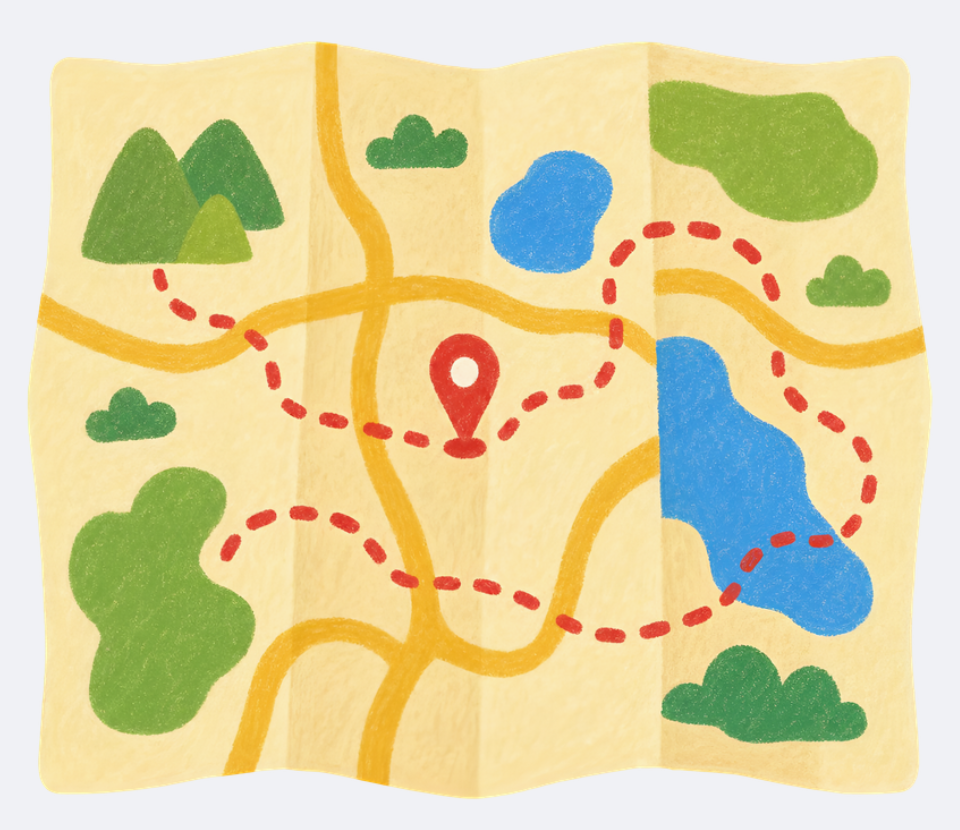
#> input picture _tools/crayon-paper.png, 960 x 830 px, found by its file name
$ python make_crayon_map.py
#> lines starting #> are read from the running program, lines starting #| are printed output that depends on the picture; after the words box and inside, x2 and y2 are one past the last pixel; in counts of white or black regions, pixels touching at a corner belong together
"""Builds assets/nl-crayon-world.png: the crayon folded-paper picture with a crayon-drawn world map on it.
Source paper: _tools/crayon-paper.png (cropped from the Canva map). Needs numpy, scipy, Pillow.  Run from the repo root."""
import re, json, numpy as np
from scipy import ndimage as nd
from PIL import Image
ROOT = '.'
a = np.array(Image.open(ROOT + '/_tools/crayon-paper.png').convert('RGB')).astype(float)
R, G, B = a[..., 0], a[..., 1], a[..., 2]
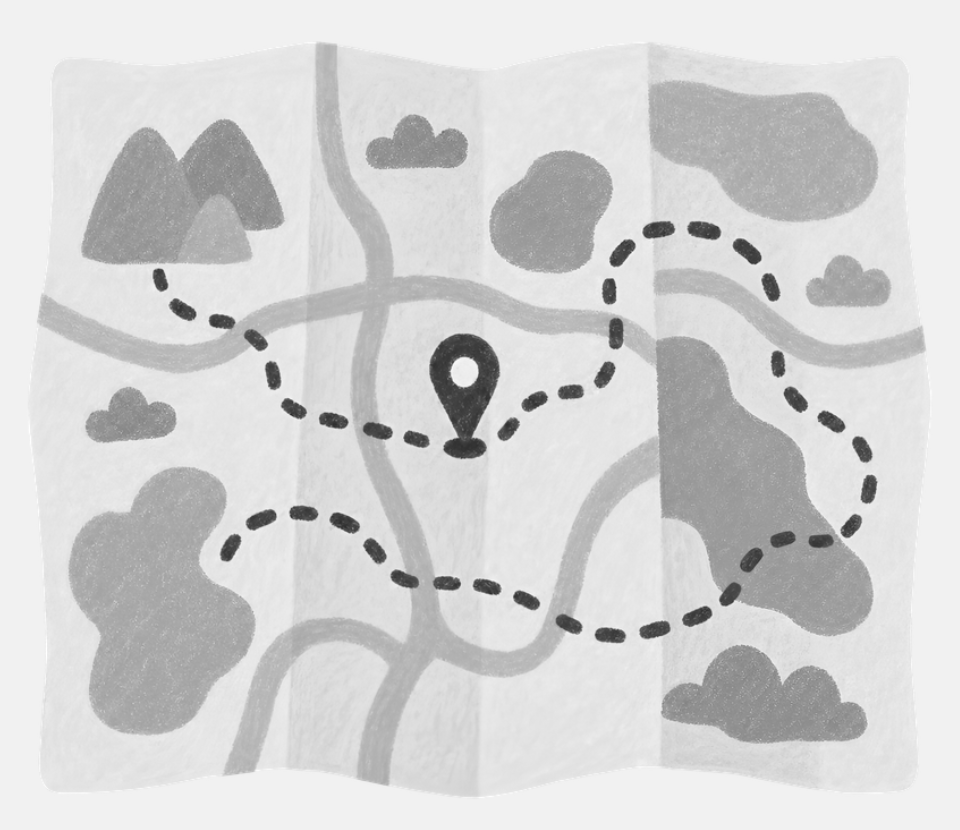
#> G: shape (830, 960) float64; min 39, max 255, mean 210.6
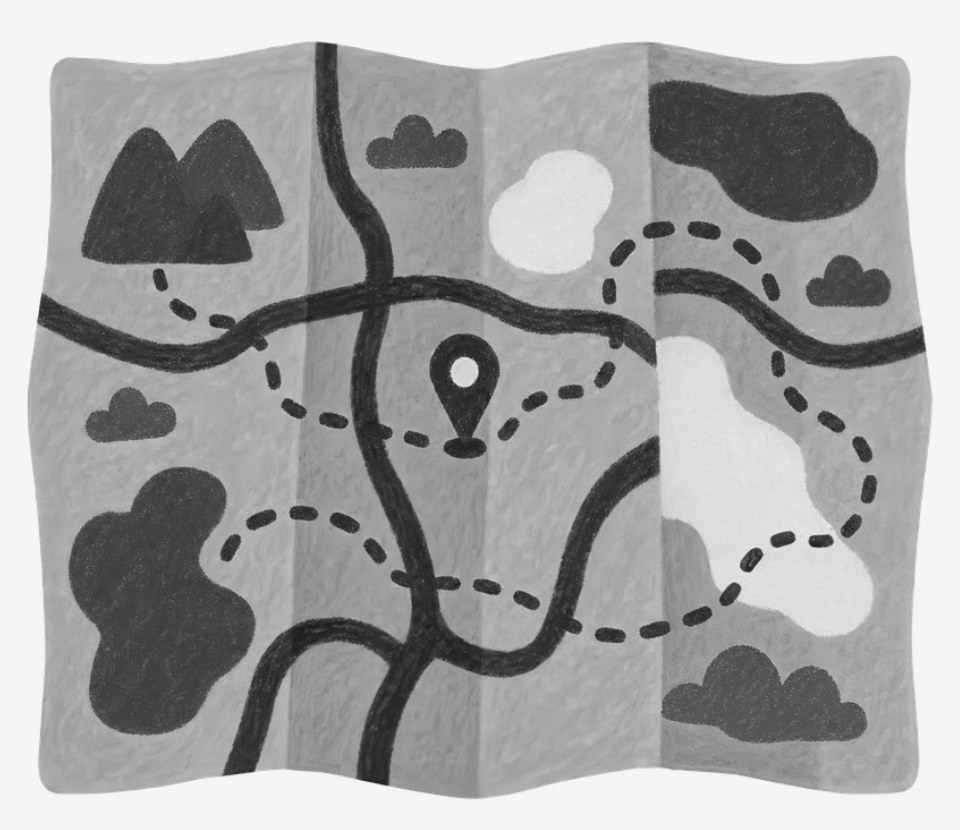
#> B: shape (830, 960) float64; min 21, max 245, mean 161.5
bg = (abs(R - 241) < 7) & (abs(G - 241) < 7) & (abs(B - 245) < 7)
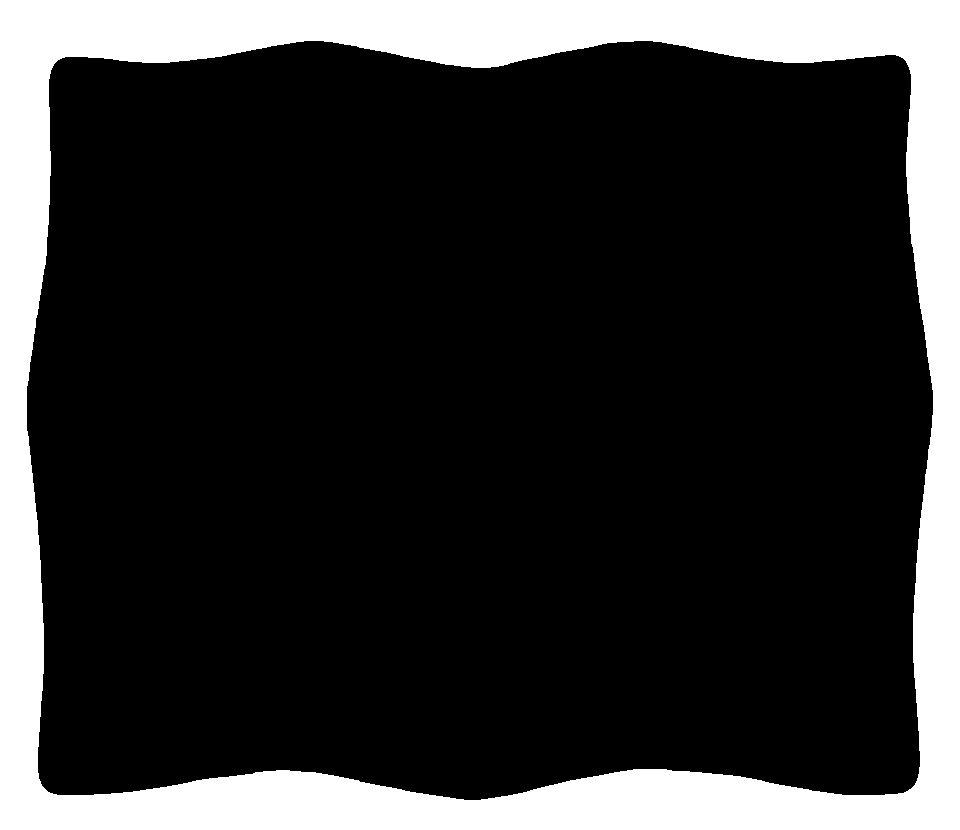
#> bg: shape (830, 960) bool; 19.8% white; 1 white region, box (x1, y1, x2, y2) and area: (0, 0, 960, 830) 157545
H, W = bg.shape
#> H = 830; W = 960
rng = np.random.default_rng(11)
# 1. wipe the doodles off the paper, keeping its folds
paperlike = (R >= 228) & (G >= 208) & (B >= 115) & ((R - B) < 135) & ~bg
#> paperlike: shape (830, 960) bool; 51.2% white; 122 black regions (78 under 20 px), largest, box (x1, y1, x2, y2) and area: (0, 0, 960, 830) 248587, (68, 466, 256, 736) 33777, (648, 80, 879, 223) 23238
bad = nd.binary_dilation(~paperlike & ~bg, iterations=7) & ~bg
#> bad: shape (830, 960) bool; 39.9% white; 27 white regions, largest, box (x1, y1, x2, y2) and area: (36, 41, 927, 788) 199288, (61, 459, 263, 743) 38745, (641, 73, 886, 230) 27373
idx = nd.distance_transform_edt(~(~bad & ~bg), return_distances=False, return_indices=True)
f = a[idx[0], idx[1]]
for c in range(3): f[..., c] = nd.gaussian_filter(np.where(bad, f[..., c], a[..., c]), 4)
paper = np.where(bad[..., None], f, a); paper = np.where(bg[..., None], a, paper)
paper[~bg] += (nd.gaussian_filter(rng.normal(0, 1, (H, W)), 1.2) * 5)[~bg][:, None]
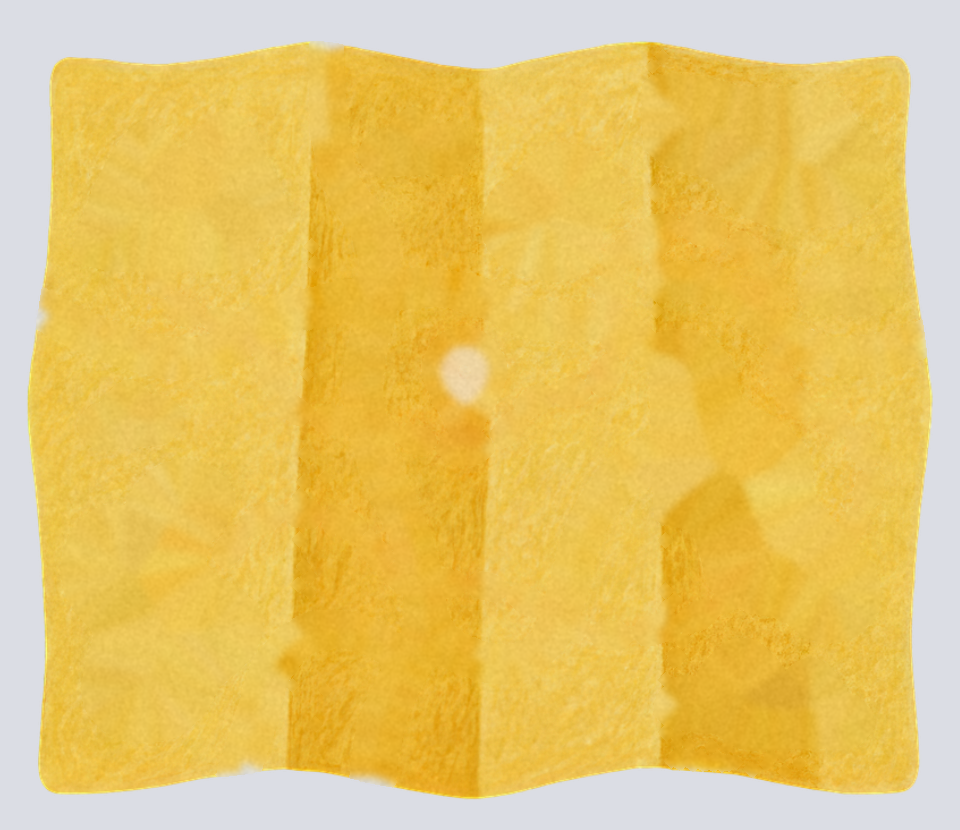
#> paper: shape (830, 960, 3) float64; mean R, G, B 246.6, 229.3, 181.8; drawn with min black and max white
pp = np.clip(paper, 0, 255).astype(np.uint8)
pa = nd.gaussian_filter(nd.binary_closing(~bg, iterations=3).astype(float), 1.2)
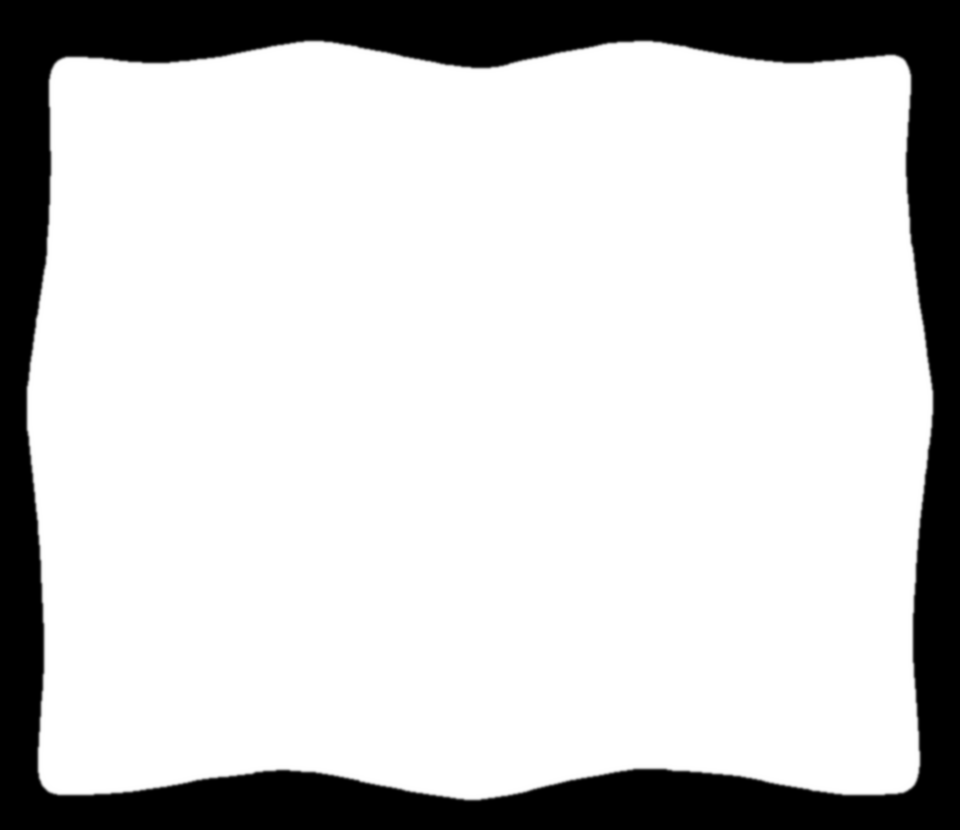
#> pa: shape (830, 960) float64; min 0, max 1, mean 0.802
Image.fromarray(np.dstack([pp, (pa * 255).astype(np.uint8)])).save(ROOT + '/assets/nl-crayon-paper.png', optimize=True)
# 2. world land
#> (the run stopped early here; a loop or call above may not have finished)
